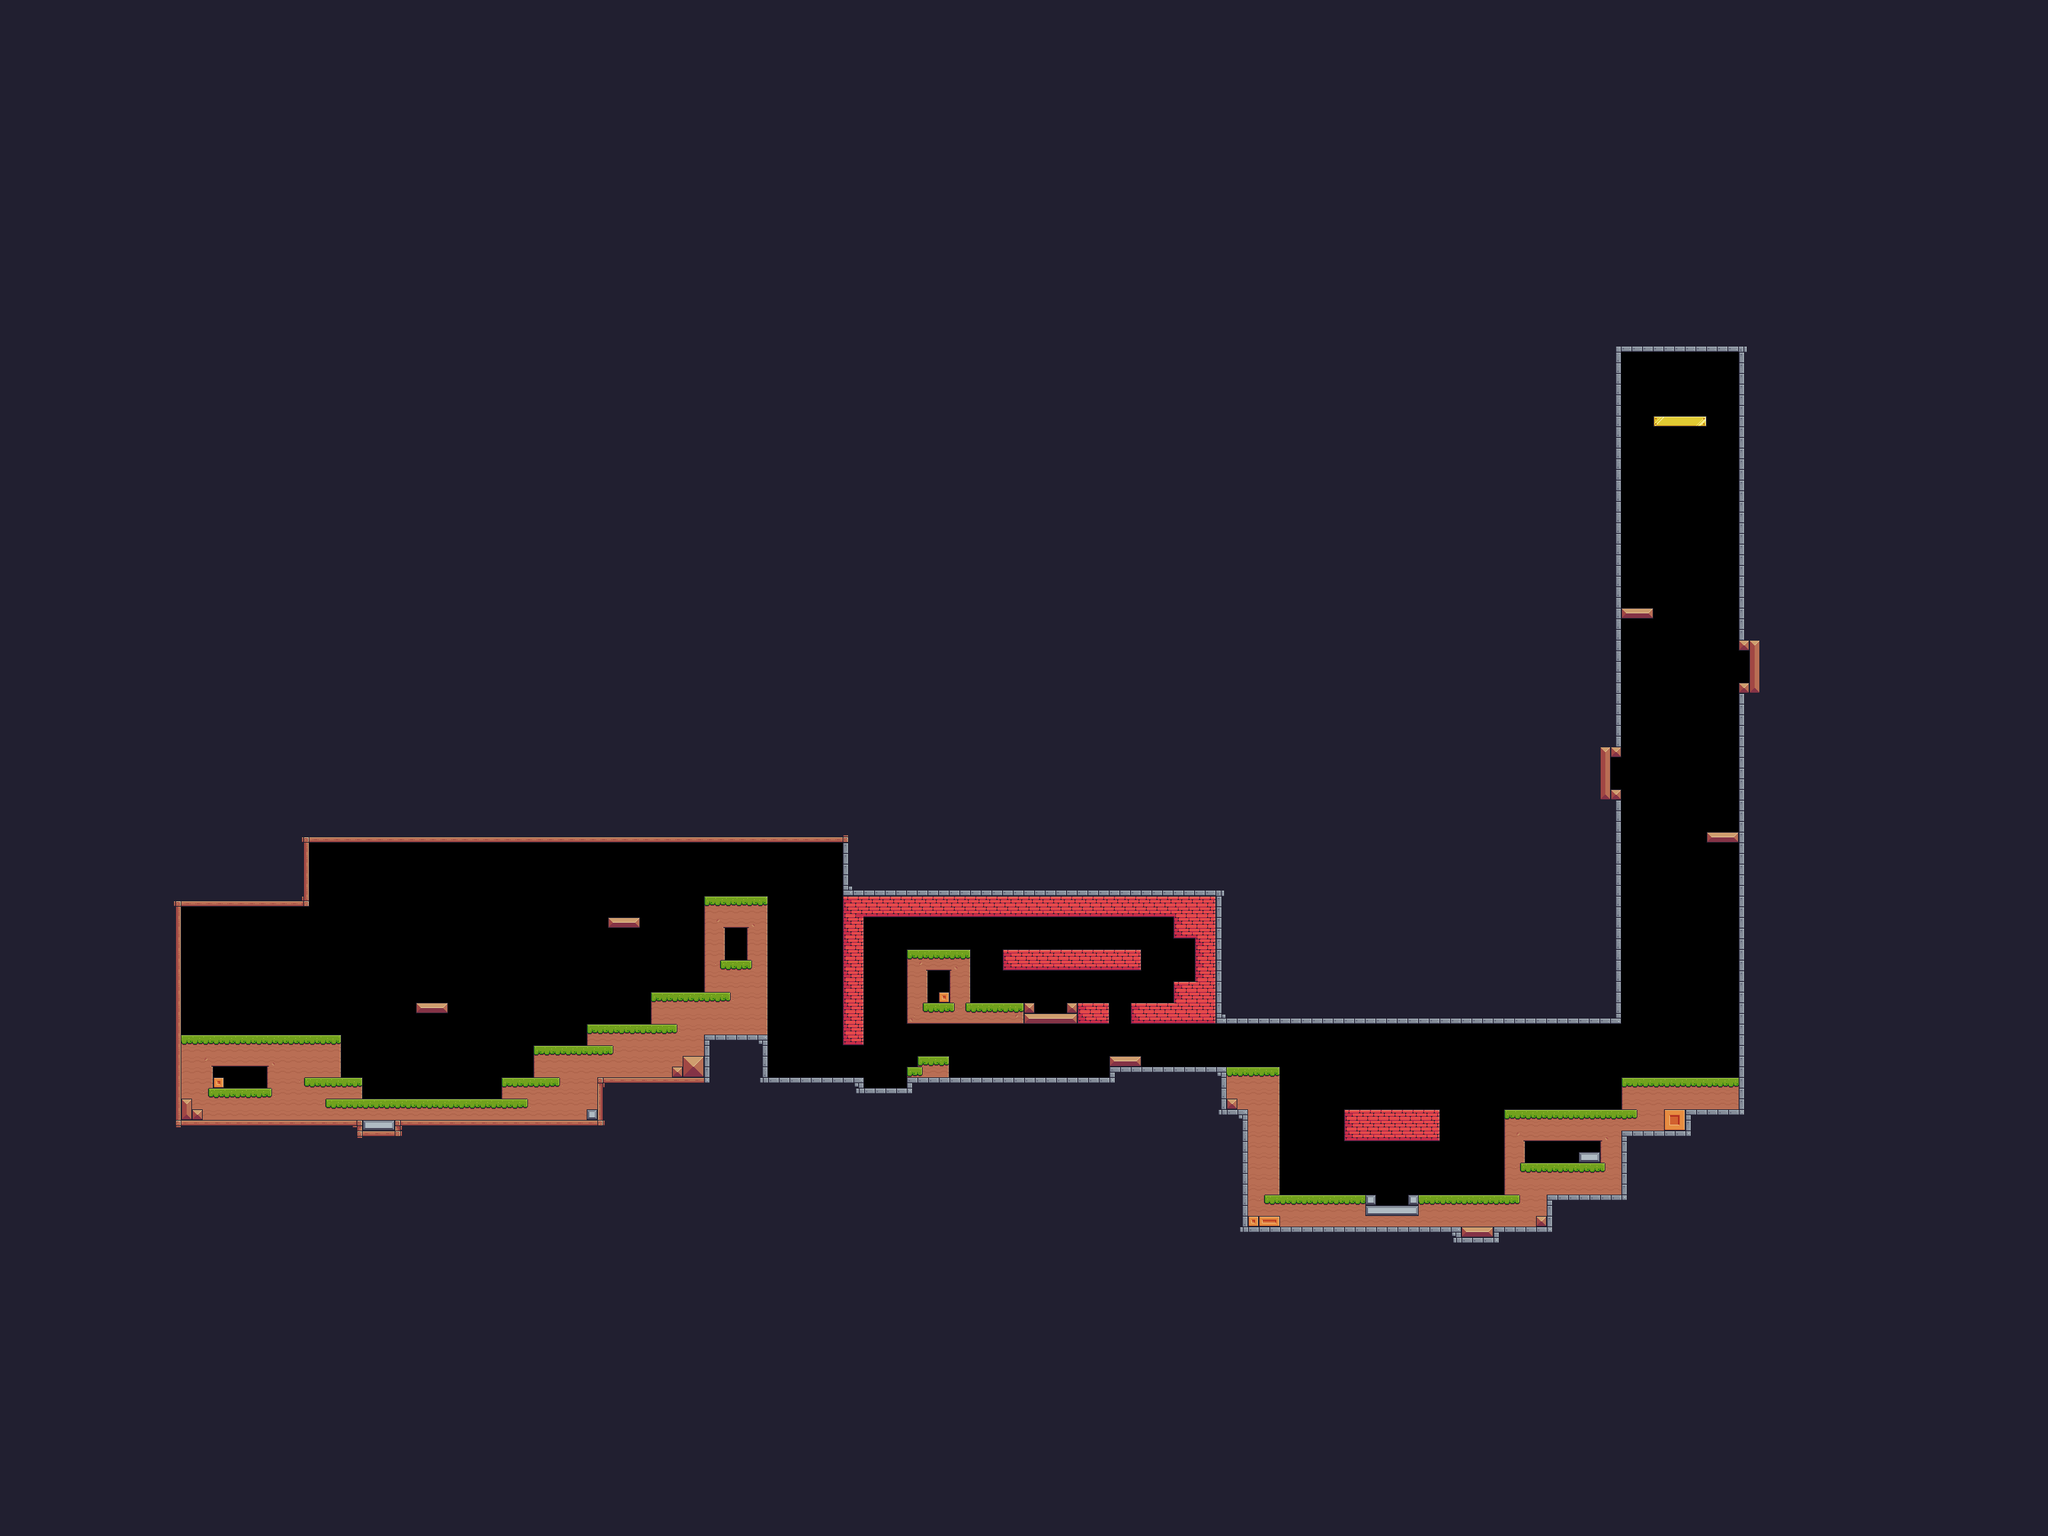

Tiled map render using the project's own tile images. Description and the map definition, with tile-layer contents summarised, below:
An orthogonal 192x144 tile map with 16x16 px tiles, 1 tile layer (map), 1 hidden layer not drawn and 190 objects (9x start, 9x finish, 8x spawn_pos, 7x base, 7x bob, ...).

<map version="1.10" tiledversion="1.10.2" orientation="orthogonal" renderorder="right-down" width="192" height="144" tilewidth="16" tileheight="16" infinite="0" nextlayerid="56" nextobjectid="748">
 <editorsettings>
  <export target="map_1.json" format="json" />
 </editorsettings>
 <tileset firstgid="1" source="terrain.tsx" />
 <layer id="1" name="map" width="192" height="144">
  <data>[27648 cells, 25030 non-empty, 74 distinct tile ids]</data>
 </layer>
 <layer id="2" name="solid_tiles" width="192" height="144" visible="0">
  <data>[27648 cells, 690 non-empty, 1 distinct tile ids]</data>
 </layer>
 <objectgroup id="27" name="fire_trap_layer" visible="0">
  <object id="573" x="1552" y="1504">
   <properties>
    <property name="off_time" type="float" value="2" />
    <property name="on_time" type="float" value="2" />
    <property name="rotation" type="int" value="0" />
   </properties>
   <point />
  </object>
  <object id="574" x="1568" y="1504">
   <properties>
    <property name="off_time" type="float" value="2" />
    <property name="on_time" type="float" value="2" />
    <property name="rotation" type="int" value="0" />
   </properties>
   <point />
  </object>
  <object id="575" x="1584" y="1504">
   <properties>
    <property name="off_time" type="float" value="2" />
    <property name="on_time" type="float" value="2" />
    <property name="rotation" type="int" value="0" />
   </properties>
   <point />
  </object>
  <object id="576" x="1776" y="1408">
   <properties>
    <property name="off_time" type="float" value="6" />
    <property name="on_time" type="float" value="1" />
    <property name="rotation" type="int" value="270" />
   </properties>
   <point />
  </object>
  <object id="580" x="1776" y="1424">
   <properties>
    <property name="off_time" type="float" value="6" />
    <property name="on_time" type="float" value="1" />
    <property name="rotation" type="int" value="270" />
   </properties>
   <point />
  </object>
  <object id="581" x="1776" y="1440">
   <properties>
    <property name="off_time" type="float" value="6" />
    <property name="on_time" type="float" value="1" />
    <property name="rotation" type="int" value="270" />
   </properties>
   <point />
  </object>
  <object id="582" x="1776" y="1456">
   <properties>
    <property name="off_time" type="float" value="6" />
    <property name="on_time" type="float" value="1" />
    <property name="rotation" type="int" value="270" />
   </properties>
   <point />
  </object>
  <object id="650" x="2064" y="1792">
   <properties>
    <property name="off_time" type="float" value="2.5" />
    <property name="on_time" type="float" value="2.5" />
    <property name="rotation" type="int" value="0" />
   </properties>
   <point />
  </object>
  <object id="651" x="2080" y="1792">
   <properties>
    <property name="off_time" type="float" value="2.5" />
    <property name="on_time" type="float" value="2.5" />
    <property name="rotation" type="int" value="0" />
   </properties>
   <point />
  </object>
  <object id="657" x="2096" y="1792">
   <properties>
    <property name="off_time" type="float" value="2.5" />
    <property name="on_time" type="float" value="2.5" />
    <property name="rotation" type="int" value="0" />
   </properties>
   <point />
  </object>
  <object id="708" x="2608" y="976">
   <properties>
    <property name="off_time" type="float" value="1.9" />
    <property name="on_time" type="float" value="2.1" />
    <property name="rotation" type="int" value="270" />
   </properties>
   <point />
  </object>
  <object id="711" x="2416" y="1136">
   <properties>
    <property name="off_time" type="float" value="2.1" />
    <property name="on_time" type="float" value="1.9" />
    <property name="rotation" type="int" value="90" />
   </properties>
   <point />
  </object>
  <object id="714" x="2416" y="1152">
   <properties>
    <property name="off_time" type="float" value="2.1" />
    <property name="on_time" type="float" value="1.9" />
    <property name="rotation" type="int" value="90" />
   </properties>
   <point />
  </object>
  <object id="715" x="2416" y="1168">
   <properties>
    <property name="off_time" type="float" value="2.1" />
    <property name="on_time" type="float" value="1.9" />
    <property name="rotation" type="int" value="90" />
   </properties>
   <point />
  </object>
  <object id="716" x="2608" y="992">
   <properties>
    <property name="off_time" type="float" value="1.9" />
    <property name="on_time" type="float" value="2.1" />
    <property name="rotation" type="int" value="270" />
   </properties>
   <point />
  </object>
  </objectgroup>
 <objectgroup id="4" name="player_spawn" visible="0">
  <!-- 174 objects omitted --></objectgroup>
 <objectgroup id="16" name="checkpoint_positions">
  <!-- 173 objects omitted --></objectgroup>
 <objectgroup id="11" name="spike_layer" visible="0">
  <!-- 170 objects omitted --></objectgroup>
 <group id="21" name="spiked_head_layer" visible="0">
  <objectgroup id="51" name="7">
   <!-- 96 objects omitted --></objectgroup>
  <objectgroup id="50" name="6">
   <!-- 92 objects omitted --></objectgroup>
  <objectgroup id="46" name="5">
   <!-- 88 objects omitted --></objectgroup>
  <objectgroup id="26" name="4">
   <!-- 86 objects omitted --></objectgroup>
  <objectgroup id="24" name="3">
   <!-- 82 objects omitted --></objectgroup>
  <objectgroup id="23" name="2">
   <!-- 78 objects omitted --></objectgroup>
  <objectgroup id="22" name="1">
   <!-- 76 objects omitted --></objectgroup>
 </group>
 <group id="14" name="saw_layer" visible="0">
  <objectgroup id="52" name="chain_saw">
   <!-- 74 objects omitted --></objectgroup>
  <objectgroup id="48" name="chain_saw">
   <!-- 72 objects omitted --></objectgroup>
  <objectgroup id="43" name="chain_saw">
   <!-- 70 objects omitted --></objectgroup>
  <objectgroup id="38" name="chain_saw">
   <!-- 68 objects omitted --></objectgroup>
  <objectgroup id="34" name="chain_saw">
   <!-- 66 objects omitted --></objectgroup>
  <objectgroup id="33" name="chain_saw">
   <!-- 64 objects omitted --></objectgroup>
  <objectgroup id="25" name="floor_saw">
   <!-- 62 objects omitted --></objectgroup>
  <objectgroup id="20" name="chain_saw">
   <!-- 58 objects omitted --></objectgroup>
  <objectgroup id="19" name="chain_saw">
   <!-- 56 objects omitted --></objectgroup>
  <objectgroup id="18" name="chain_saw">
   <!-- 54 objects omitted --></objectgroup>
 </group>
 <objectgroup id="54" name="finish" visible="0">
  <!-- 52 objects omitted --></objectgroup>
 <group id="3" name="fruit_layer" visible="0">
  <objectgroup id="44" name="8">
   <!-- 51 objects omitted --></objectgroup>
  <objectgroup id="42" name="7">
   <!-- 47 objects omitted --></objectgroup>
  <objectgroup id="41" name="6">
   <!-- 43 objects omitted --></objectgroup>
  <objectgroup id="31" name="5">
   <!-- 37 objects omitted --></objectgroup>
  <objectgroup id="29" name="3">
   <!-- 31 objects omitted --></objectgroup>
  <objectgroup id="12" name="2">
   <!-- 22 objects omitted --></objectgroup>
  <objectgroup id="5" name="1">
   <!-- 19 objects omitted --></objectgroup>
 </group>
 <group id="7" name="spiked_ball_layer" visible="0">
  <objectgroup id="53" name="circular">
   <!-- 14 objects omitted --></objectgroup>
  <objectgroup id="47" name="circular">
   <!-- 12 objects omitted --></objectgroup>
  <objectgroup id="39" name="circular">
   <!-- 10 objects omitted --></objectgroup>
  <objectgroup id="37" name="pendulum">
   <!-- 8 objects omitted --></objectgroup>
  <objectgroup id="28" name="circular">
   <!-- 6 objects omitted --></objectgroup>
  <objectgroup id="9" name="pendulum">
   <!-- 4 objects omitted --></objectgroup>
  <objectgroup id="8" name="pendulum">
   <!-- 2 objects omitted --></objectgroup>
 </group>
</map>
<!-- 175 of 190 objects omitted -->
